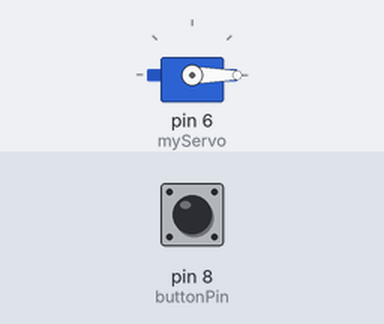
Recording of a sketch running on a simulated Arduino Uno, built with avr-gcc and run on an emulated ATmega328P. On the bench: servo. Inputs (shaded band) come from the test bench; at power-on: pin 8 (buttonPin) LOW.

Above: at 1.2 s.
1.3 s: pin 8 (buttonPin) pulled HIGH for 0.15 s
At 1.38 s:
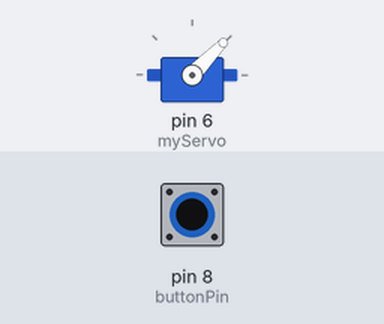
2.9 s: pin 8 (buttonPin) pulled HIGH for 3.2 s
At 6.5 s:
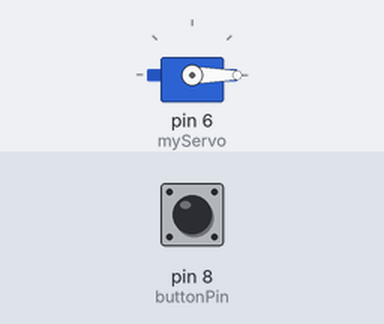
Timing chart, 0 to 8.0 s (numbered marks = the images above; inputs shaded):
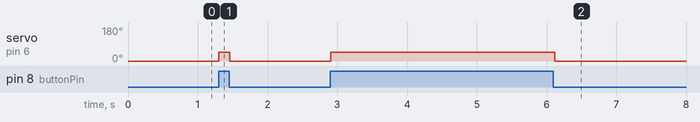

The sketch:

Servo_Motor_Test.ino
```cpp
//Testing Servo

#include <Servo.h>
Servo myServo;

const int buttonPin = 8;


void setup() {
  // put your setup code here, to run once:
pinMode(buttonPin, INPUT);
myServo.attach(6);
}

void loop() {
  // put your main code here, to run repeatedly:
  int buttonState = digitalRead(buttonPin);
if(buttonState == HIGH){
  myServo.write(1023);
  delay(20);
}
else{
  myServo.write(0);
  delay(20);
}
}
```

Measured:
- after the input at 1.3 s, servo on pin 6 (myServo): 0° → 46° at once, → 0° 0.16 s later
- after the input at 2.9 s, servo on pin 6 (myServo): 0° → 46° at once, → 0° 3.2 s later
